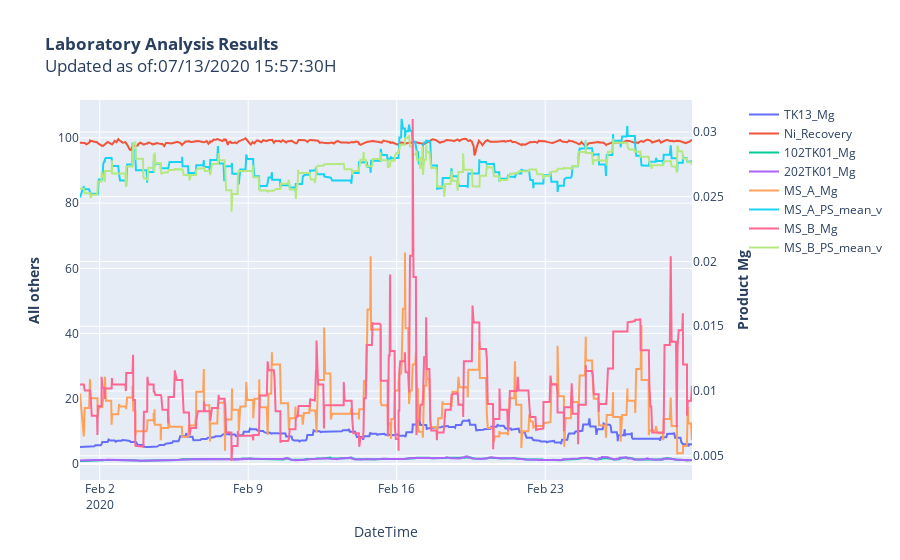

The notebook cell this image was saved under:
### Code cell
#fill the nan values with the average of surrounding values
for i in range(0, len(df_main.columns)):
    #print(i, df_main.columns[i])
    ave_filler(df_main, df_main.columns[i])
df_main = df_main.fillna(method='bfill')
df_main = df_main.dropna(how='any')
df_main['%Ni_Recovery'] = (df_main['106TK01_Ni_ICP'] -  df_main['106VE04_Ni_AAS'])*100/df_main['106TK01_Ni_ICP']


y_TK13_Mg = df_main['103TK13_Mg_ICP']
y_106TK01_Ni = df_main['106TK01_Ni_ICP']
y_VE04_Ni = df_main['106VE04_Ni_AAS']
y_102TK01_Mg = df_main['102TK01_Mg']
y_202TK01_Mg = df_main['202TK01_Mg']
y_Ni_recovery = df_main['%Ni_Recovery']

y_MS_A_Mg = df_main['MS_A_Mg']
y_MS_A_PS = df_main['MS_A_PS_mean_v']
y_MS_B_Mg = df_main['MS_B_Mg']
y_MS_B_PS = df_main['MS_B_PS_mean_v']


#fcn dfn
import plotly.graph_objects as go
from plotly.subplots import make_subplots
# Create figure with secondary y-axis

fig = make_subplots(specs=[[{"secondary_y": True}]])
# fig Add traces to fig
fig.add_trace(go.Scatter(x=y_TK13_Mg.index, y=y_TK13_Mg, name="TK13_Mg"), secondary_y=False,)
fig.add_trace(go.Scatter(x=y_Ni_recovery.index, y=y_Ni_recovery, name="Ni_Recovery"), secondary_y=False,)
fig.add_trace(go.Scatter(x=y_102TK01_Mg.index, y=y_102TK01_Mg, name="102TK01_Mg"), secondary_y=False,)
fig.add_trace(go.Scatter(x=y_202TK01_Mg.index, y=y_202TK01_Mg, name="202TK01_Mg"), secondary_y=False,)
fig.add_trace(go.Scatter(x=y_MS_A_Mg.index, y=y_MS_A_Mg, name="MS_A_Mg"), secondary_y=True,)
fig.add_trace(go.Scatter(x=y_MS_A_PS.index, y=y_MS_A_PS, name="MS_A_PS_mean_v"), secondary_y=False,)
fig.add_trace(go.Scatter(x=y_MS_B_Mg.index, y=y_MS_B_Mg, name="MS_B_Mg"), secondary_y=True,)
fig.add_trace(go.Scatter(x=y_MS_B_PS.index, y=y_MS_B_PS, name="MS_B_PS_mean_v"), secondary_y=False,)

#title_plot = 'Zn Drop Trend InterActive \n' + '\n Updated as of: ' + str(datetime.datetime.now())
t = datetime.datetime.now()
title_plot = "<b>Laboratory Analysis Results</b>" + '<br>' + 'Updated as of:' + str(t.strftime("%m/%d/%Y %H:%M:%S"))+'H'
# Add figure title
fig.update_layout(title_text=title_plot)
# Set x-axis title
fig.update_xaxes(title_text="DateTime")
# Set y-axes titles
fig.update_yaxes(title_text="<b>All others</b>", secondary_y=False)
fig.update_yaxes(title_text="<b>Product Mg</b>", secondary_y=True)
fig.show()

with open(r'\\THGOBNA002\thpal\05 Production\150 DCS\Miscellaneous\Mg_draft_Feb2020.html', 'w') as f:
    f.write(fig.to_html(full_html=False, include_plotlyjs='cdn'))

### Figure 1 — Plotly figure (JSON) as saved in the notebook; plotly's stock layout.template omitted (floating-point values rounded to 4 significant figures; data arrays with more than 128 entries replaced by an {"elided": "..."} marker saying what was removed)
{"data": [{"name": "TK13_Mg", "type": "scatter", "x": {"elided": "785 str values"}, "xaxis": "x", "y": {"elided": "785 float values"}, "yaxis": "y"}, {"name": "Ni_Recovery", "type": "scatter", "x": {"elided": "785 str values"}, "xaxis": "x", "y": {"elided": "785 float values"}, "yaxis": "y"}, {"name": "102TK01_Mg", "type": "scatter", "x": {"elided": "785 str values"}, "xaxis": "x", "y": {"elided": "785 float values"}, "yaxis": "y"}, {"name": "202TK01_Mg", "type": "scatter", "x": {"elided": "785 str values"}, "xaxis": "x", "y": {"elided": "785 float values"}, "yaxis": "y"}, {"name": "MS_A_Mg", "type": "scatter", "x": {"elided": "785 str values"}, "xaxis": "x", "y": {"elided": "785 float values"}, "yaxis": "y2"}, {"name": "MS_A_PS_mean_v", "type": "scatter", "x": {"elided": "785 str values"}, "xaxis": "x", "y": {"elided": "785 float values"}, "yaxis": "y"}, {"name": "MS_B_Mg", "type": "scatter", "x": {"elided": "785 str values"}, "xaxis": "x", "y": {"elided": "785 float values"}, "yaxis": "y2"}, {"name": "MS_B_PS_mean_v", "type": "scatter", "x": {"elided": "785 str values"}, "xaxis": "x", "y": {"elided": "785 float values"}, "yaxis": "y"}], "layout": {"title": {"text": "<b>Laboratory Analysis Results</b><br>Updated as of:07/13/2020 15:57:30H"}, "xaxis": {"anchor": "y", "domain": [0, 0.94], "title": {"text": "DateTime"}}, "yaxis": {"anchor": "x", "domain": [0, 1], "title": {"text": "<b>All others</b>"}}, "yaxis2": {"anchor": "x", "overlaying": "y", "side": "right", "title": {"text": "<b>Product Mg</b>"}}}}
